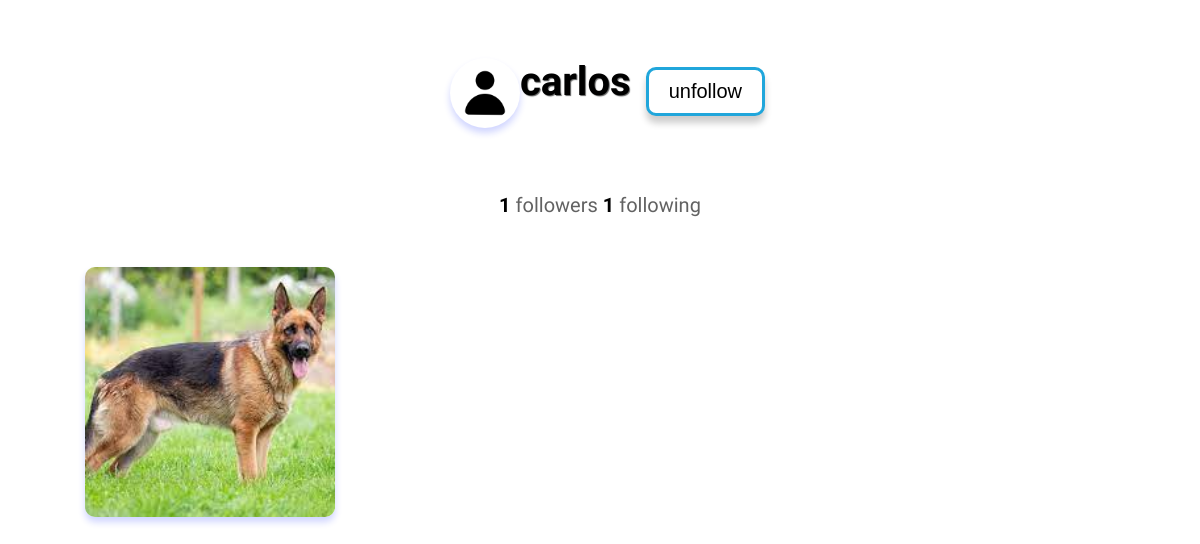
Page /profile/carlos/ (signed in) on the earlier database version.
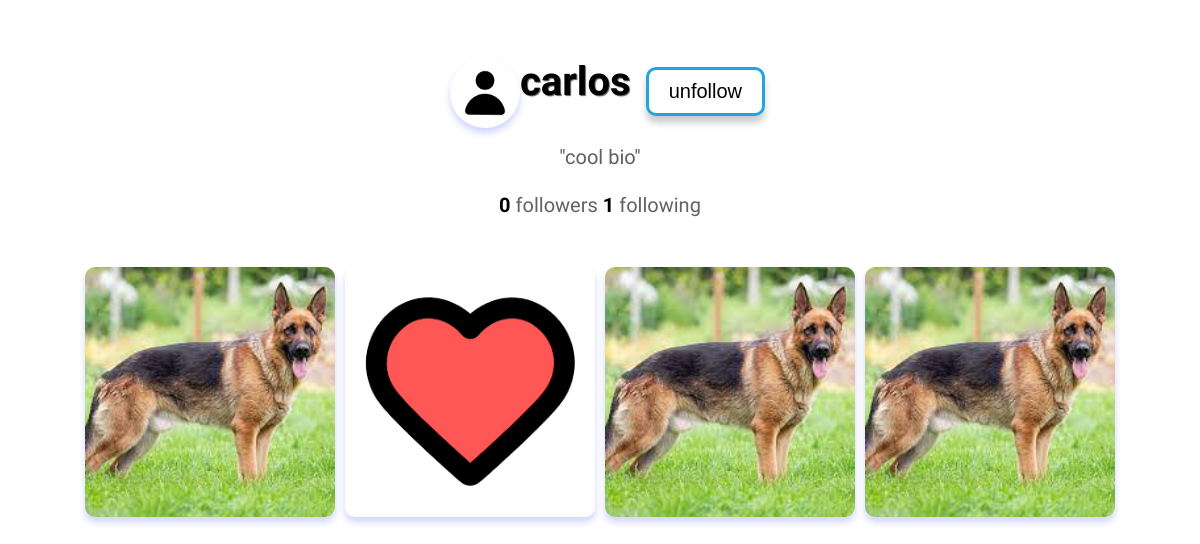
Same page on the later database version.
### myapp/models.py (models this page shows, shortened)
class UserProfile(models.Model):
    user = models.OneToOneField(User, on_delete=models.CASCADE)
    profile_image = models.ImageField(upload_to='images/', default='images/defaultuser.png')
    bio = models.CharField(max_length=100, null=True, blank=True)

class User(AbstractUser):
    SPECIES_CHOICES = [
        ('dog', 'Dog'),
        ('cat', 'Cat'),
        ('bird', 'Bird'),
        ('fish', 'Fish'),
        ('rabbit', 'Rabbit'),
        ('hamster', 'Hamster'),
        ('turtle', 'Turtle'),
        ('horse', 'Horse'),
        ('snake', 'Snake'),
        ('lizard', 'Lizard'),
        ('pig', 'Pig'),
        ('monkey', 'Monkey'),
        ('other', 'Other'),
    ]
    profile_image = models.ImageField(null=True, blank=True, upload_to='images/')
    phone = models.CharField(max_length=20, null=True, blank=True)
    address = models.CharField(max_length=50, null=True, blank=True)
    amount_of_followers = models.IntegerField(default=0)
    amount_of_following = models.IntegerField(default=0)
    followers = models.ManyToManyField('self', blank=True, symmetrical=False)
    following = models.ManyToManyField('self', blank=True, symmetrical=False, related_name='following_user')
    species = models.CharField(max_length=10, choices=SPECIES_CHOICES, null=True, blank=True)

class Post(models.Model):
    user_profile = models.ForeignKey(UserProfile, on_delete=models.CASCADE, null=True)
    user = models.ForeignKey(User, on_delete=models.CASCADE, null=True, blank=True)
    image = models.ImageField(null=True, upload_to='images/')
    description = models.CharField(max_length=500, null=True, blank=True)
    date = models.DateTimeField(auto_now_add=True)
    likes = models.IntegerField(default=0)
    comment = models.IntegerField(default=0)
    who_liked = models.ManyToManyField(User, related_name='liked_posts', blank=True)

### myapp/views.py (the view)
# urls.py: path('profile/', views.view_profile, name='view_profile'),
@login_required
def view_profile(request, username=None):
    current_user = request.user
    if username: #checkl if username exists
        user = get_object_or_404(User, username=username) #if it does, get the user object
        if current_user in user.followers.all():
            is_following = True
        else:
            is_following = False
        posts = Post.objects.filter(user=user)
        user_profile = get_object_or_404(UserProfile, user=user) #get the user profile object
        if user == current_user:
            is_own_profile = True
        else:
            is_own_profile = False
    else:
        user = current_user
        posts = Post.objects.filter(user=user)
        user_profile = current_user.userprofile
        is_own_profile = True
    if request.method == 'POST':
        posts = Post.objects.filter(user=current_user)
        form = UserProfileForm(request.POST, request.FILES, instance=user_profile)
        if form.is_valid():
            form.save()
    else:
        form = UserProfileForm(instance=user_profile)
    context = {
        'user_profile': user_profile,
        'is_own_profile': is_own_profile,
        'form': form,
        'posts': posts,
        'username': user.username,
        'is_following': is_following
    }
    return render(request, 'profile.html', context)

### myapp/templates/profile.html (shortened to what this page needs)
{% extends 'profilebase.html' %}
{% block content %}
<!DOCTYPE html>
<html lang="en">
<head>
</head>
<body>
    <div class = "container">
        <div class = "user">
            <pre><h1 id = "username"><img id = "profile" src="{{ user_profile.profile_image.url }}" alt="">  {{ user_profile.user.username }}</h1></pre>
            {% if not is_own_profile %}
                    {% if is_following %}
                        <a href="{% url 'follow_user' user_profile.user.username %}">
                            <button id="follow">unfollow</button>
                        </a>
                    {% else %}
                    <a href="{% url 'follow_user' user_profile.user.username %}">
                        <button id="follow">follow</button>
                    </a>
                    {% endif %}
            {% endif %}
        </div>
        <p id = "amounts">
            <strong>{{ user_profile.user.amount_of_followers }} </strong> followers
            <strong>{{ user_profile.user.amount_of_following}} </strong> following
        </p>
        {% if user_profile.bio %}
            <p id="bio">"{{ user_profile.bio }}"</p>
        {% endif %}
        <div class="posts">
            {% for post in posts %}
            <div class="post">
                {% if post.image %}
                    <img id = "post_image" src="{{ post.image.url }}" alt="">
                {% endif %}
            </div>
            {% endfor %}
        </div>
    </div>
</body>
</html>
{% endblock %}

Differences in the rows shown:
changed UserProfile "carlos": user.amount_of_followers "1" → "0"; bio (not shown) → "cool bio"
added Post: image (picture)
added Post: image (picture)
added Post: image (picture)
